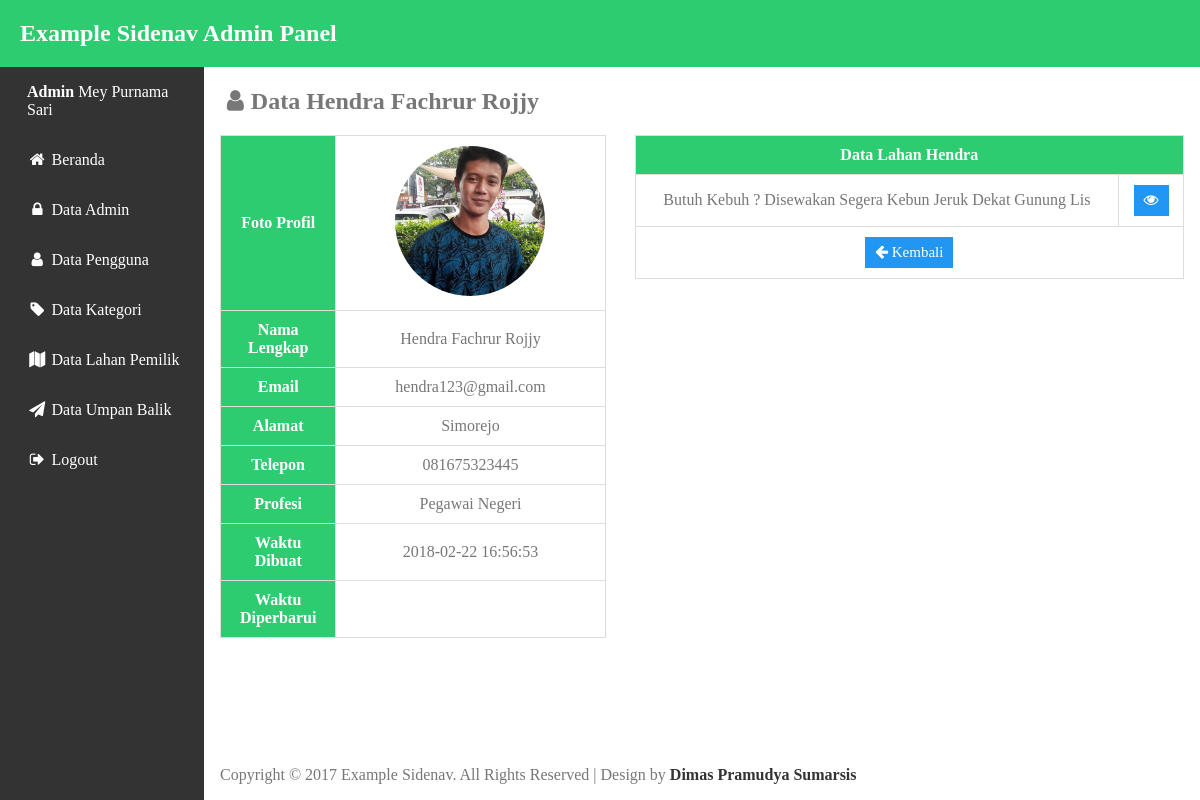
/adm/userView.php?id_user=45 (signed in), run on the app's committed database.
### tables this page shows
CREATE TABLE `tb_user` (
  `id_user` int(8) NOT NULL,
  `nama_depan` varchar(15) NOT NULL,
  `nama_belakang` varchar(60) NOT NULL,
  `email` varchar(60) NOT NULL,
  `password` varchar(255) NOT NULL,
  `alamat` varchar(100) NOT NULL,
  `telepon` varchar(13) NOT NULL,
  `profesi` varchar(20) NOT NULL,
  `foto` varchar(200) NOT NULL,
  `create_at` varchar(100) DEFAULT NULL,
  `update_at` varchar(100) DEFAULT NULL
);

CREATE TABLE `tb_lahan` (
  `id_lahan` int(11) NOT NULL,
  `id_user` int(11) NOT NULL,
  `id_kategori` int(11) NOT NULL,
  `judul` varchar(100) NOT NULL,
  `alamat_lahan` varchar(100) NOT NULL,
  `luas` varchar(7) NOT NULL,
  `sertifikasi` varchar(60) NOT NULL,
  `deskripsi` text NOT NULL,
  `harga` int(11) NOT NULL,
  `kurun_sewa` varchar(10) NOT NULL,
  `status` varchar(20) NOT NULL,
  `kondisi` varchar(10) NOT NULL,
  `fasilitas_irigasi` varchar(60) NOT NULL,
  `fasilitas_tanah` varchar(60) NOT NULL,
  `fasilitas_jalan` varchar(60) NOT NULL,
  `fasilitas_pemandangan` varchar(60) NOT NULL,
  `foto_lahan` varchar(255) NOT NULL,
  `fieldCreate_at` varchar(100) DEFAULT NULL,
  `fieldUpdate_at` varchar(100) DEFAULT NULL
);

### adm/Admin.php (called while the page is built, shortened)
<?php
    class Admin
    {
        private $db;
        function __construct($db_conn)
        {
            $this->db = $db_conn;
        }
        public function isLoggedIn(){
            if(isset($_SESSION['adm_session']))
            {
                return true;
            }
        }
        public function getAdmin(){
            try {
                $query = $this->db->prepare("SELECT * FROM tb_admin WHERE id_admin = :id_admin");
                $query->bindParam(":id_admin", $_SESSION['adm_session']);
                $query->execute();
                return $query->fetch();
            } catch (PDOException $e) {
                echo $e->getMessage();
                return false;
            }
        }
    }
?>

### adm/userView.php (the view, shortened to what this page needs)
<?php
    require_once "db.php";
    require_once "Admin.php";
    $admin = new Admin($db);
    $currentAdmin = $admin->getAdmin();
    if(isset($_GET["id_user"])){
        $user_id = $_GET['id_user'];
        $sql = "SELECT * FROM tb_user WHERE id_user =:id_user";
        $stmt = $db->prepare($sql);
        $stmt->execute([':id_user'=>$user_id]);
        $data = $stmt->fetch();
    }else{
      header("Location: AdminData.php");
    }
 ?>
<!DOCTYPE html>
<html>
<head>
<link rel="stylesheet" type="text/css" href="css/style.css">
<link rel="stylesheet" href="css/font-awesome.min.css">
</head>
<body>
<?php include "template/header.php"; ?>
<div class="wrapper">
  <div class="content">
    <h2><i class="fa fa-user fa-fw" aria-hidden="true"></i>Data  <?php echo $data['nama_depan'] . "&nbsp;" . $data['nama_belakang']; ?></h2>
      <table class="table-data">
        <tr><th class="data-column">Foto Profil</th><td><img src="../ui/images/<?php echo $data['foto'] ?>" width="150px" height="150px" style="border-radius: 100%;"></td></tr>
        <tr><th class="data-column">Nama Lengkap</th><td><?php echo $data['nama_depan'] . "&nbsp;" . $data['nama_belakang']; ?></td></tr>
        <tr><th>Email</th><td><?php echo $data['email']; ?></td></tr>
        <tr><th>Alamat</th><td><?php echo $data['alamat']; ?></td></tr>
        <tr><th>Telepon</th><td><?php echo $data['telepon']; ?></td></tr>
        <tr><th>Profesi</th><td><?php echo $data['profesi']; ?></td></tr>
        <tr><th>Waktu Dibuat</th><td><?php echo $data['create_at']; ?></td></tr>
        <tr><th>Waktu Diperbarui</th><td><?php echo $data['update_at']; ?></td></tr>
      </table>
      <table class="table-data-kanan">
        <tr><th colspan="3">Data Lahan <?php echo $data['nama_depan'] ?></th></tr>
        <?php
            $fieldSql = "SELECT * FROM tb_lahan INNER JOIN tb_user ON tb_lahan.id_user=tb_user.id_user";
            $fieldQuery = $db->prepare($fieldSql);
            $fieldQuery->execute();
            $fields = $fieldQuery->fetchAll();
        ?>
        <?php
           foreach ($fields as $field) {
           if($field['id_user'] == $_GET['id_user']){
        ?>
        <tr><td><?php echo $field['judul'] ?></td><td><a href="fieldView.php?id_lahan=<?php echo $field['id_lahan'] ?>" class="btn act info" title="Lihat"><i class="fa fa-eye"></i></a></td></tr>
        <?php
            }
          }
          ?>
          <tr><td colspan=2><a href="userData.php" class="btn act info" title="Kembali"><i class="fa fa-arrow-left"></i> Kembali</a></td></tr>
      </table>
<?php include "template/footer.php"; ?>
</div>
</body>
</html>

### adm/Template/header.php
<div class="header">
  <h2><a href="index.php">Example Sidenav Admin Panel</a></h2>
</div>
<?php
  $a = $_SERVER['PHP_SELF'];
  $b = "/gubuktani/adm/";
  $c = array(
    "index.php",
    "AdminData.php",
    "userData.php",
    "catData.php",
    "fieldData.php",
    "feedbackData.php",
  );
  $d = "active";
?>
<ul class="sidenav">
  <li><a id="brand"><b>Admin </b><?php echo $currentAdmin['nama']; ?></a></li>
  <li><a href="<?php echo $c[0] ?>" class="<?php if($a == $b . $c[0]){echo $d;}?>"><i class="fa fa-home fa-fw" aria-hidden="true"></i>&nbsp;Beranda</a></li>
  <li><a href="<?php echo $c[1] ?>" class="<?php if($a == $b . $c[1]){echo $d;}?>"><i class="fa fa-lock fa-fw" aria-hidden="true"></i>&nbsp;Data Admin</a></li>
  <li><a href="<?php echo $c[2] ?>" class="<?php if($a == $b . $c[2]){echo $d;}?>"><i class="fa fa-user fa-fw" aria-hidden="true"></i>&nbsp;Data Pengguna</a></li>
  <li><a href="<?php echo $c[3] ?>" class="<?php if($a == $b . $c[3]){echo $d;}?>"><i class="fa fa-tag fa-fw" aria-hidden="true"></i>&nbsp;Data Kategori</a></li>
  <li><a href="<?php echo $c[4] ?>" class="<?php if($a == $b . $c[4]){echo $d;}?>"><i class="fa fa-map fa-fw" aria-hidden="true"></i>&nbsp;Data Lahan Pemilik</a></li>
  <li><a href="<?php echo $c[5] ?>" class="<?php if($a == $b . $c[5]){echo $d;}?>"><i class="fa fa-send fa-fw" aria-hidden="true"></i>&nbsp;Data Umpan Balik</a></li>
   <li><a href="logout.php"><i class="fa fa-sign-out fa-fw" aria-hidden="true"></i>&nbsp;Logout</a></li>
</ul>

### adm/css/style.css (style rules this page uses)
body { margin: 0; font-family: calibri; color: #777; }
.header { padding:20px; background: #2ecc71; color: #fff; }
.header h2 { margin: 0; }
.header h2 a { color: #fff; text-decoration: none; }
ul.sidenav { list-style-type: none; margin: 0; padding: 0; width: 17%; background-color: #333; position: fixed; height: 100%; overflow: auto; }
ul.sidenav li a { display: block; padding: 16px 20px; text-decoration: none; color: #fff; border-left: 7px solid #333; }
div.wrapper { margin-left: 17%; padding: 1px 16px; }
table, td, th { border: 1px solid #ddd; text-align: center; }
table { border-collapse: collapse; width: 100%; }
.table-data { width: 40%; float: left; }
.table-data-kanan { width: 57%; float: right; }
th { background: #2ecc71; color: #fff; }
th, td { padding: 10px; }
.data-column { width: 30%; }
.btn { color: #fff; cursor: pointer; padding: 18px; border: none; text-align: center; outline: none; font-size: 15px; transition: 0.4s; margin-bottom: 20px; }
.act { background: #333; border: none; color: white; padding: 7px 10px; text-align: center; text-decoration: none; display: inline-block; margin: 0px 2px; cursor: pointer; -webkit-transition-duration: 0.4s; transition-duration: 0.4s; }
.info { background-color: #2196F3; }

### data on the page
tb_user: nama_depan "Hendra", nama_belakang "Fachrur Rojjy", foto (picture), email "hendra123@gmail.com", alamat "Simorejo", telepon "081675323445", profesi "Pegawai Negeri", create_at "2018-02-22 16:56:53"
tb_lahan: judul "Butuh Kebuh ? Disewakan Segera Kebun Jeruk Dekat Gunung Lis"

### other printed values
$currentAdmin['nama'] "Mey Purnama Sari"
